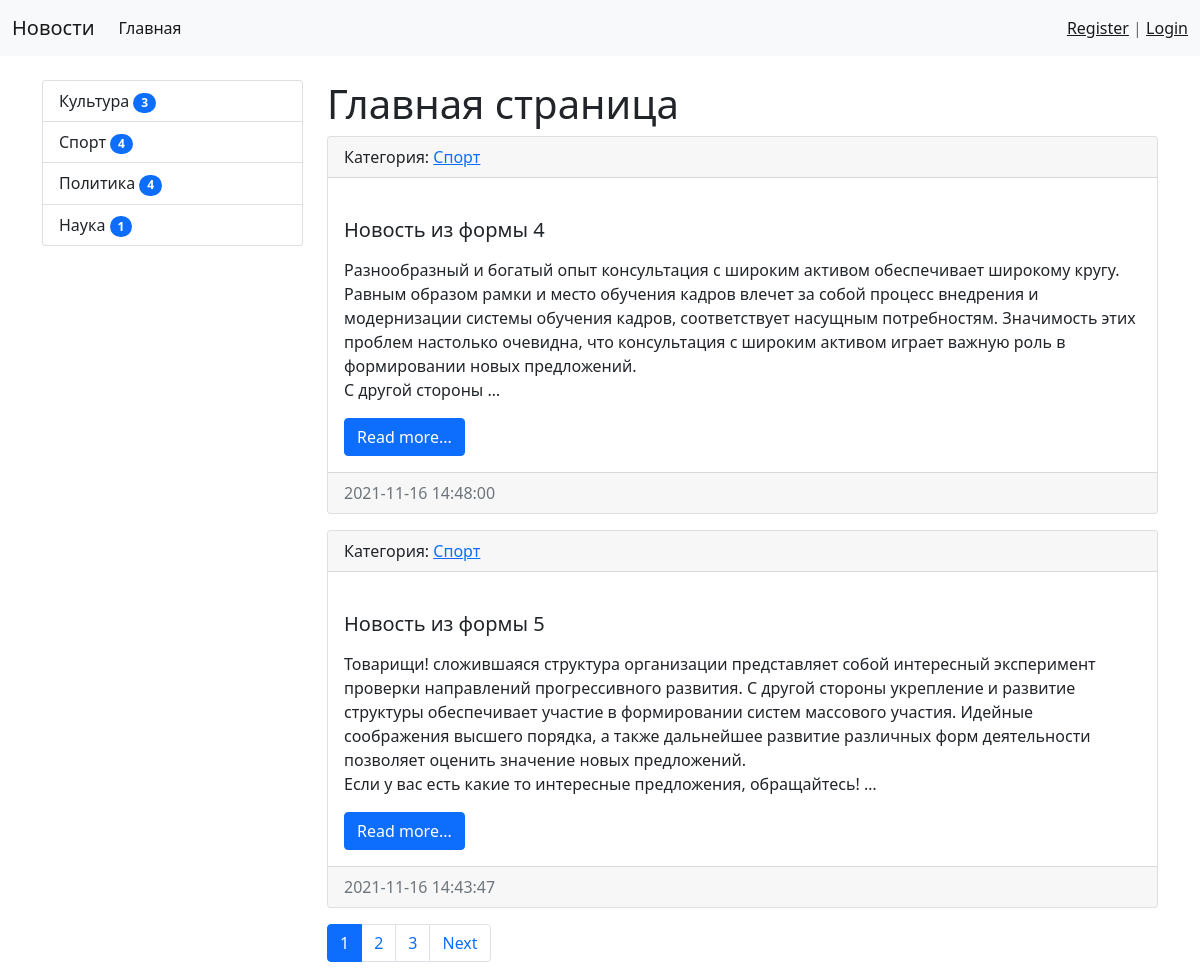
The page / on the database its author committed.
### news/models.py (models this page shows, shortened)
class Category(models.Model):
    title = models.CharField(max_length=150, db_index=True, verbose_name='Наименование категории')
    def get_absolute_url(self):
        return reverse('category', kwargs={"category_id": self.pk})
    def __str__(self):
        return self.title
    class Meta:
        verbose_name = 'Категория'
        verbose_name_plural = 'Категории'
        ordering = ['title']

class News(models.Model):
    title = models.CharField(max_length=150, verbose_name='Наименование')
    content = models.TextField(blank=True, verbose_name='Контент')  # blank - add empty string
    created_at = models.DateTimeField(auto_now_add=True, verbose_name='Дата публикации')
    updated_at = models.DateTimeField(auto_now=True, verbose_name='Обновлено')
    photo = models.ImageField(upload_to='photos/%Y/%m/%d/', verbose_name='Фото', blank=True)
    is_published = models.BooleanField(default=True, verbose_name='Статус')
    category = models.ForeignKey('Category', on_delete=models.PROTECT, blank=True, verbose_name='Категория')
    views = models.IntegerField(default=0)
    def get_absolute_url(self):
        return reverse('view_news', kwargs={"pk": self.pk})
    class Meta:
        verbose_name = 'Новость'
        verbose_name_plural = 'Новости'
        ordering = ['-created_at']

### news/views.py (the view)
# urls.py: path('', HomeNews.as_view(), name='home'),
class HomeNews(ListView):
    model = News
    template_name = "news/index.html"
    context_object_name = 'news'
    paginate_by = 2
    def get_context_data(self, *, object_list=None, **kwargs):
        context = super().get_context_data(**kwargs)
        context['title'] = 'Главная страница'
        return context
    def get_queryset(self):
        return News.objects.filter(is_published=True).select_related('category')

### news/templatetags/news_tags.py (called while the page is built)
@register.inclusion_tag('news/list_categories.html')
def show_categories():
    categories = Category.objects.annotate(Count('news')).filter(news__count__gt=0)
    return {'categories': categories}

### news/templates/news/index.html (shortened to what this page needs)
<!doctype html>
{% extends 'base.html'%}
{% block sidebar %}
{% include 'inc/_sidebar.html' %}
{% endblock %}
{% block content %}
<h1> {{ title }} </h1>
{% for item in news %}
<div class="card mb-3">
    <div class="card-header">
        Категория: <a href="{{ item.category.get_absolute_url }}">{{ item.category}}</a>
    </div>
    <div class="card-body">
        <div class="media">
            <div class="media-body">
                <h5 class="card-title">{{ item.title }}</h5>
                <p class="card-text">{{ item.content|linebreaks|truncatewords:'50' }}</p>
                <a href="{{ item.get_absolute_url }}" class="btn btn-primary">Read more...</a>
            </div>
        </div>
    </div>
    <div class="card-footer text-muted">
        {{ item.created_at|date:"Y-m-d H:i:s"}}
    </div>
</div>
{% endfor %}
{% endblock %}

### templates/base.html (shortened to what this page needs)
<!doctype html>
{% load static %}
<html lang="en">
<head>
    <link rel="stylesheet" href="{% static 'bootstrap/css/bootstrap.min.css' %}">
    <link rel="stylesheet" href="{% static 'css/style.css' %}">
</head>
<body>
{% include 'inc/_nav.html' %}
<div class="container mt-3r">
    <div class="row">
        <div class="col-md-3">
            {% block sidebar %} SIDEBAR {% endblock %}
        </div>
        <div class="col-md-9">
            {% block content %} CONTENT {% endblock %}
            {% if page_obj.has_other_pages %}
            <nav aria-label="...">
                <ul class="pagination">
                    {% for p in page_obj.paginator.page_range %}
                        {% if page_obj.number == p %}
                    <li class="page-item active" aria-current="page">
                        <a class="page-link" href="?page={{p}}">{{p}}</a>
                    </li>
                    {% elif p > page_obj.number|add:-3 and p < page_obj.number|add:3 %}
                    <li class="page-item">
                        <a class="page-link" href="?page={{p}}">{{p}}</a>
                    </li>
                    {% endif %}
                    {% endfor %}
                     {% if page_obj.has_next %}
                    <li class="page-item">
                        <a class="page-link" href="?page={{page_obj.next_page_number}}">Next</a>
                    </li>
                    {% endif %}
                </ul>
            </nav>
            {% endif %}
        </div>
    </div>
</div>
</body>
</html>

### templates/inc/_nav.html (shortened to what this page needs)
<nav class="navbar navbar-expand-lg navbar-light bg-light">
    <div class="container-fluid">
        <a class="navbar-brand" href="{% url 'home' %}">Новости</a>
        <div class="collapse navbar-collapse" id="navbarSupportedContent">
            <ul class="navbar-nav me-auto mb-2 mb-lg-0">
                <li class="nav-item"><a class="nav-link active" aria-current="page" href="{% url 'home' %}">Главная</a>
            </ul>
            <span class="navbar-text">
            {% if request.user.is_authenticated %}
            Добро пожаловать, {{ user.username }} | <a href="{% url 'logout' %}">Выход</a>
            {% else %}
                <a href="{% url 'register' %}">Register</a> | <a href="{% url 'login' %}">Login</a>
            {% endif %}
             </span>
        </div>
    </div>
</nav>
<br>

### templates/inc/_sidebar.html (shortened to what this page needs)
{% load news_tags %}
{% show_categories %}

### news/templates/news/list_categories.html
<div class="list-group">
    {% for item in categories %}
    <a href="{{ item.get_absolute_url }}" class="list-group-item list-group-item-action" aria-current="true">
        {{ item.title }}
        <span class="badge bg-primary rounded-pill">{{item.news__count}}</span>
    </a>
    {% endfor %}
</div>

### first_project/static/css/style.css (style rules this page uses)
body { background-color: #ffffff; }

### rows shown on the page
Category: title "Культура", news__count "3"
Category: title "Спорт", news__count "4"
Category: title "Политика", news__count "4"
Category: title "Наука", news__count "1"
News: category "Спорт", title "Новость из формы 4", content "Разнообразный и богатый опыт консультация с широким активом обеспечивает широкому кругу. Равным образом рамки и место обучения кадров влечет за собой процесс внедрения и модернизации системы обучения кадров, соответствует насущным потребностям. Значимость этих проблем настолько очевидна, что консультация с широким активом играет важную роль в формировании новых предложений. С другой стороны …", created_at "2021-11-16 14:48:00"
News: category "Спорт", title "Новость из формы 5", content "Товарищи! сложившаяся структура организации представляет собой интересный эксперимент проверки направлений прогрессивного развития. С другой стороны укрепление и развитие структуры обеспечивает участие в формировании систем массового участия. Идейные соображения высшего порядка, а также дальнейшее развитие различных форм деятельности позволяет оценить значение новых предложений. Если у вас есть какие то интересные предложения, обращайтесь! …", created_at "2021-11-16 14:43:47"

### other values the page prints
{{ title }} "Главная страница"
{{ p }} "1"
{{ p }} "2" "3"
